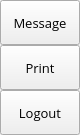
                 <widget class="QFrame" name="extraRightBox">
                  <property name="minimumSize">
                   <size>
                    <width>0</width>
                    <height>0</height>
                   </size>
                  </property>
                  <property name="maximumSize">
                   <size>
                    <width>0</width>
                    <height>16777215</height>
                   </size>
                  </property>
                  <property name="frameShape">
                   <enum>QFrame::NoFrame</enum>
                  </property>
                  <property name="frameShadow">
                   <enum>QFrame::Raised</enum>
                  </property>
                  <layout class="QVBoxLayout" name="verticalLayout_7">
                   <property name="spacing">
                    <number>0</number>
                   </property>
                   <property name="leftMargin">
                    <number>0</number>
                   </property>
                   <property name="topMargin">
                    <number>0</number>
                   </property>
                   <property name="rightMargin">
                    <number>0</number>
                   </property>
                   <property name="bottomMargin">
                    <number>0</number>
                   </property>
                   <item>
                    <widget class="QFrame" name="themeSettingsTopDetail">
                     <property name="maximumSize">
                      <size>
                       <width>16777215</width>
                       <height>3</height>
                      </size>
                     </property>
                     <property name="frameShape">
                      <enum>QFrame::NoFrame</enum>
                     </property>
                     <property name="frameShadow">
                      <enum>QFrame::Raised</enum>
                     </property>
                    </widget>
                   </item>
                   <item>
                    <widget class="QFrame" name="contentSettings">
                     <property name="frameShape">
                      <enum>QFrame::NoFrame</enum>
                     </property>
                     <property name="frameShadow">
                      <enum>QFrame::Raised</enum>
                     </property>
                     <layout class="QVBoxLayout" name="verticalLayout_13">
                      <property name="spacing">
                       <number>0</number>
                      </property>
                      <property name="leftMargin">
                       <number>0</number>
                      </property>
                      <property name="topMargin">
                       <number>0</number>
                      </property>
                      <property name="rightMargin">
                       <number>0</number>
                      </property>
                      <property name="bottomMargin">
                       <number>0</number>
                      </property>
                      <item alignment="Qt::AlignTop">
                       <widget class="QFrame" name="topMenus">
                        <property name="frameShape">
                         <enum>QFrame::NoFrame</enum>
                        </property>
                        <property name="frameShadow">
                         <enum>QFrame::Raised</enum>
                        </property>
                        <layout class="QVBoxLayout" name="verticalLayout_14">
                         <property name="spacing">
                          <number>0</number>
                         </property>
                         <property name="leftMargin">
                          <number>0</number>
                         </property>
                         <property name="topMargin">
                          <number>0</number>
                         </property>
                         <property name="rightMargin">
                          <number>0</number>
                         </property>
                         <property name="bottomMargin">
                          <number>0</number>
                         </property>
                         <item>
                          <widget class="QPushButton" name="btn_message">
                           <property name="sizePolicy">
                            <sizepolicy hsizetype="Expanding" vsizetype="Fixed">
                             <horstretch>0</horstretch>
                             <verstretch>0</verstretch>
                            </sizepolicy>
                           </property>
                           <property name="minimumSize">
                            <size>
                             <width>0</width>
                             <height>45</height>
                            </size>
                           </property>
                           <property name="font">
                            <font>
                             <family>Open Sans</family>
                             <pointsize>10</pointsize>
                             <weight>50</weight>
                             <italic>false</italic>
                             <bold>false</bold>
                            </font>
                           </property>
                           <property name="cursor">
                            <cursorShape>PointingHandCursor</cursorShape>
                           </property>
                           <property name="layoutDirection">
                            <enum>Qt::LeftToRight</enum>
                           </property>
                           <property name="styleSheet">
                            <string notr="true">background-image: url(:/icons/images/icons/cil-envelope-open.png);</string>
                           </property>
                           <property name="text">
                            <string>Message</string>
                           </property>
                          </widget>
                         </item>
                         <item>
                          <widget class="QPushButton" name="btn_print">
                           <property name="sizePolicy">
                            <sizepolicy hsizetype="Expanding" vsizetype="Fixed">
                             <horstretch>0</horstretch>
                             <verstretch>0</verstretch>
                            </sizepolicy>
                           </property>
                           <property name="minimumSize">
                            <size>
                             <width>0</width>
                             <height>45</height>
                            </size>
                           </property>
                           <property name="font">
                            <font>
                             <family>Open Sans</family>
                             <pointsize>10</pointsize>
                             <weight>50</weight>
                             <italic>false</italic>
                             <bold>false</bold>
                            </font>
                           </property>
                           <property name="cursor">
                            <cursorShape>PointingHandCursor</cursorShape>
                           </property>
                           <property name="layoutDirection">
                            <enum>Qt::LeftToRight</enum>
                           </property>
                           <property name="styleSheet">
                            <string notr="true">background-image: url(:/icons/images/icons/cil-print.png);</string>
                           </property>
                           <property name="text">
                            <string>Print</string>
                           </property>
                          </widget>
                         </item>
                         <item>
                          <widget class="QPushButton" name="btn_logout">
                           <property name="sizePolicy">
                            <sizepolicy hsizetype="Expanding" vsizetype="Fixed">
                             <horstretch>0</horstretch>
                             <verstretch>0</verstretch>
                            </sizepolicy>
                           </property>
                           <property name="minimumSize">
                            <size>
                             <width>0</width>
                             <height>45</height>
                            </size>
                           </property>
                           <property name="font">
                            <font>
                             <family>Open Sans</family>
                             <pointsize>10</pointsize>
                             <weight>50</weight>
                             <italic>false</italic>
                             <bold>false</bold>
                            </font>
                           </property>
                           <property name="cursor">
                            <cursorShape>PointingHandCursor</cursorShape>
                           </property>
                           <property name="layoutDirection">
                            <enum>Qt::LeftToRight</enum>
                           </property>
                           <property name="styleSheet">
                            <string notr="true">background-image: url(:/icons/images/icons/cil-account-logout.png);</string>
                           </property>
                           <property name="text">
                            <string>Logout</string>
                           </property>
                          </widget>
                         </item>
                        </layout>
                       </widget>
                      </item>
                     </layout>
                    </widget>
                   </item>
                  </layout>
                 </widget>
